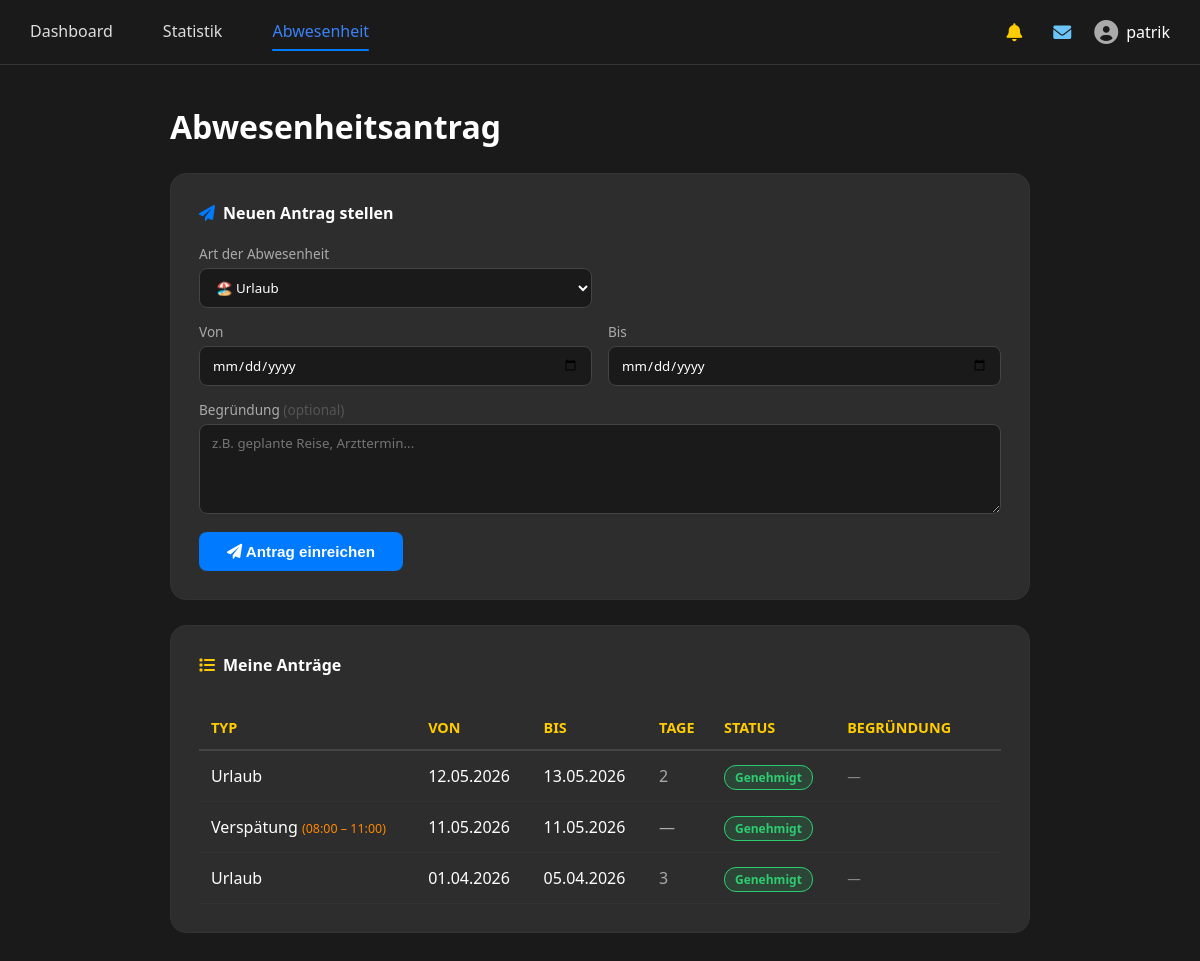
The page /abwesenheit_antrag.php (signed in) on the database its author committed.
### tables this page shows
CREATE TABLE `abwesenheiten` (
  `abwesenheit_id` int(11) NOT NULL,
  `benutzer_id` int(11) DEFAULT NULL,
  `abwesenheit_beginn` date NOT NULL,
  `abwesenheit_ende` date NOT NULL,
  `abwesenheit_typ` enum('Urlaub','Krank','Pflegeurlaub','Zeitausgleich','Verspätung','Persönlicher Feiertag','Sonstiges') DEFAULT NULL,
  `status` enum('Ausstehend','Genehmigt','Abgelehnt') DEFAULT NULL,
  `grund` text DEFAULT NULL,
  `verspätungszeit` time DEFAULT NULL
);

### abwesenheit_antrag.php (the view, shortened to what this page needs)
<?php
require_once 'db_config.php';
mysqli_query($link, "ALTER TABLE abwesenheiten ADD COLUMN IF NOT EXISTS verspätungszeit TIME NULL DEFAULT NULL");
$benutzer_id   = $_SESSION['id'];
$benutzer_name = $_SESSION['username'];
$st_ma = mysqli_prepare($link, "SELECT * FROM abwesenheiten WHERE benutzer_id = ? ORDER BY abwesenheit_beginn DESC LIMIT 30");
mysqli_stmt_bind_param($st_ma, "i", $benutzer_id);
mysqli_stmt_execute($st_ma);
$meine_antraege = mysqli_fetch_all(mysqli_stmt_get_result($st_ma), MYSQLI_ASSOC);
$alle_feiertage_za = [];
$res_fj = mysqli_query($link, "SELECT datum FROM feiertage");
if ($res_fj) while ($fj = mysqli_fetch_assoc($res_fj)) $alle_feiertage_za[$fj['datum']] = true;
?>
<!DOCTYPE html>
<html lang="de">
<head>
<link rel="stylesheet" href="index.css">
<link rel="stylesheet" href="https://cdnjs.cloudflare.com/ajax/libs/font-awesome/6.0.0/css/all.min.css">
</head>
<body>
<?php $page = basename($_SERVER['PHP_SELF']); ?>
<nav class="navbar">
    <div class="nav-links">
        <a href="index.php" class="<?php echo $page=='index.php'?'active':''; ?>">Dashboard</a>
        <a href="statistik.php" class="<?php echo $page=='statistik.php'?'active':''; ?>">Statistik</a>
        <a href="abwesenheit_antrag.php" class="<?php echo $page=='abwesenheit_antrag.php'?'active':''; ?>">Abwesenheit</a>
    </div>
    <div class="user-info">
        <div class="bell-container">
            <i class="fas fa-bell"></i>
        </div>
        <div class="bell-container msg-container" style="color:#6bc5f8;"
             onmouseenter="this.querySelector('.bell-badge')?.remove();fetch('mark_nachrichten.php')">
            <i class="fas fa-envelope"></i>
        </div>
        <?php include '_navbar_profile.php'; ?>
    </div>
</nav>
<div class="container" style="display:block;padding-top:40px;">
<div style="max-width:860px;margin:0 auto;">
    <h1 class="page-title">Abwesenheitsantrag</h1>
    <div class="antrag-card">
        <h3><i class="fas fa-paper-plane" style="color:#007bff;"></i> Neuen Antrag stellen</h3>
        <form method="POST">
            <div class="form-row">
                <div class="form-group">
                    <label>Art der Abwesenheit</label>
                    <select name="abwesenheit_typ" id="typ-select" onchange="onTypChange()" required>
                        <option value="Urlaub">🏖️ Urlaub</option>
                    </select>
                </div>
                <div class="form-group">
                    <label>&nbsp;</label>
                </div>
            </div>
            <div class="form-row" id="datum-row">
                <div class="form-group" id="von-group">
                    <label id="label-von">Von</label>
                    <input type="date" name="abwesenheit_beginn" id="datum-von" required min="<?php echo date('Y-m-d'); ?>">
                </div>
                <div class="form-group" id="bis-group">
                    <label id="label-bis">Bis</label>
                    <input type="date" name="abwesenheit_ende" id="datum-bis" required min="<?php echo date('Y-m-d'); ?>">
                </div>
            </div>
            <div class="form-group" style="margin-bottom:18px;">
                <label>Begründung <span style="color:#555;">(optional)</span></label>
                <textarea name="grund" placeholder="z.B. geplante Reise, Arzttermin..."></textarea>
            </div>
            <button type="submit" class="btn-submit"><i class="fas fa-paper-plane"></i> Antrag einreichen</button>
        </form>
    </div>
    <div class="antrag-card">
        <h3><i class="fas fa-list" style="color:#ffcc00;"></i> Meine Anträge</h3>
        <?php if (empty($meine_antraege)): ?>
            <p style="color:#555;text-align:center;padding:20px 0;">Noch keine Anträge vorhanden.</p>
        <?php else: ?>
        <div style="overflow-x:auto;">
        <table class="admin-table">
            <thead>
                <tr>
                    <th>Typ</th>
                    <th>Von</th>
                    <th>Bis</th>
                    <th>Tage</th>
                    <th>Status</th>
                    <th>Begründung</th>
                    <th></th>
                </tr>
            </thead>
            <tbody>
            <?php foreach ($meine_antraege as $a):
                $isVerspaet = $a['abwesenheit_typ'] === 'Verspätung';
                if ($isVerspaet) {
                    $tage = '—';
                } else {
                    $tage = 0;
                    $d = $a['abwesenheit_beginn'];
                    while ($d <= $a['abwesenheit_ende']) {
                        if ((int)date('N', strtotime($d)) <= 5 && !isset($alle_feiertage_za[$d])) $tage++;
                        $d = date('Y-m-d', strtotime("$d +1 day"));
                    }
                }
            ?>
                <tr>
                    <td><?php
                        echo htmlspecialchars($a['abwesenheit_typ']);
                        if ($isVerspaet && !empty($a['verspätungszeit'])) {
                            $vp = explode(':', $a['verspätungszeit']);
                            $ankunft_sek = 8*3600 + ($vp[0]*3600)+($vp[1]*60);
                            $ankunft = sprintf('%02d:%02d', floor($ankunft_sek/3600), floor(($ankunft_sek%3600)/60));
                            echo ' <span style="color:#ff8800;font-size:0.78rem;">(08:00 – '.$ankunft.')</span>';
                        }
                    ?></td>
                    <td><?php echo date('d.m.Y', strtotime($a['abwesenheit_beginn'])); ?></td>
                    <td><?php echo date('d.m.Y', strtotime($isVerspaet ? $a['abwesenheit_beginn'] : $a['abwesenheit_ende'])); ?></td>
                    <td style="color:#aaa;"><?php echo $tage; ?></td>
                    <td><span class="badge badge-<?php echo htmlspecialchars($a['status']); ?>"><?php echo htmlspecialchars($a['status']); ?></span></td>
                    <td style="color:#888;font-size:0.85rem;max-width:200px;word-break:break-word;">
                        <?php echo htmlspecialchars($a['grund'] ?? '—'); ?>
                    </td>
                    <td>
                    </td>
                </tr>
            <?php endforeach; ?>
            </tbody>
        </table>
        </div>
        <?php endif; ?>
    </div>
</div>
</div>
</body>
</html>

### _navbar_profile.php (shortened to what this page needs)
<a href="einstellungen.php" class="user-profile-link">
    <?php if (!empty($profilbild) && file_exists("uploads/profilbilder/" . $profilbild)): ?>
        <img src="uploads/profilbilder/<?php echo htmlspecialchars($profilbild); ?>" class="user-avatar" alt="Profilbild">
    <?php else: ?>
        <i class="fas fa-user-circle" style="font-size:1.5rem;color:#aaa;"></i>
    <?php endif; ?>
    <span class="username"><?php echo htmlspecialchars($benutzer_name); ?></span>
</a>

### index.css (style rules this page uses)
:root { --primary-color: #007bff; --bg-color: #1a1a1a; --card-bg: #2d2d2d; --text-main: #ffffff; --text-muted: #b0b0b0; --danger: #ff4d4d; --success: #2ecc71; --shadow: 0 10px 30px rgba(0, 0, 0, 0.5); --warning: #ffcc00; --border-color: #3a3a3a; }
body { font-family: 'Segoe UI', sans-serif; background-color: var(--bg-color); color: var(--text-main); margin: 0; display: flex; flex-direction: column; min-height: 100vh; }
.navbar { display: flex; justify-content: space-between; align-items: center; padding: 15px 40px; background: #252525; border-bottom: 1px solid #333; gap: 20px; }
.nav-links { display: flex; gap: 25px; flex-wrap: wrap; }
.nav-links a { color: var(--text-muted); text-decoration: none; font-weight: 600; transition: 0.3s; position: relative; padding-bottom: 3px; }
.nav-links a.active { color: var(--primary-color); }
.nav-links a.active::after { content: ""; position: absolute; left: 0; bottom: -6px; width: 100%; height: 2px; background: var(--primary-color); border-radius: 2px; }
.user-info { display: flex; align-items: center; gap: 15px; position: relative; }
.user-profile-link { display: flex; align-items: center; gap: 8px; text-decoration: none; color: inherit; }
.notification-bell, .bell-container { position: relative; cursor: pointer; font-size: 1.2rem; color: var(--warning); padding: 8px; display: flex; align-items: center; justify-content: center; }
.container { flex-grow: 1; padding: 30px 20px; }
.page-title { margin: 0 0 25px 0; font-size: 2rem; color: var(--text-main); }
.admin-table { width: 100%; border-collapse: collapse; margin-top: 10px; color: var(--text-main); }
.admin-table th { text-align: left; padding: 12px; border-bottom: 2px solid #444; color: var(--warning); font-size: 0.9rem; text-transform: uppercase; }
.admin-table td { padding: 14px 12px; border-bottom: 1px solid #333; vertical-align: middle; }
.navbar { position:sticky; top:0; z-index:9999; background:#1a1a1a; border-bottom:1px solid #333; display:flex; justify-content:space-between; align-items:center; padding:15px 30px; }
.nav-links a { color:#ddd; text-decoration:none; margin-right:20px; font-weight:500; }
.nav-links a.active { color:#3b82f6; }
.user-info { display:flex; align-items:center; gap:15px; position:relative; }
.bell-container { position:relative; cursor:pointer; color:#ffcc00; font-size:18px; }
.username { color:white; font-weight:500; cursor:pointer; }
.navbar { position:sticky; top:0; background:#1a1a1a; border-bottom:1px solid #333; display:flex; justify-content:space-between; align-items:center; padding:15px 30px; z-index:9999; }
.nav-links a { color:#ddd; text-decoration:none; margin-right:25px; font-weight:500; }
.user-info { display:flex; align-items:center; gap:20px; }
.username { color:white; font-weight:500; }
.user-info { display:flex; align-items:center; gap:15px; min-width:150px; justify-content:flex-end; }
.bell-container { font-size:18px; color:#ffcc00; }
.username { color:white; font-weight:500; white-space:nowrap; }
html { overflow-y:scroll; }
.bell-container { position:relative; cursor:pointer; color:#ffcc00; }

### abwesenheit_antrag.php (style rules this page uses)
.antrag-card { background:var(--card-bg); border:1px solid #333; border-radius:16px; padding:28px; margin-bottom:25px; }
.antrag-card h3 { margin:0 0 20px; font-size:1rem; display:flex; align-items:center; gap:8px; }
.form-row { display:grid; grid-template-columns:1fr 1fr; gap:16px; margin-bottom:14px; }
.form-group { display:flex; flex-direction:column; gap:5px; }
.form-group label { font-size:0.85rem; color:#aaa; }
.form-group select, .form-group input, .form-group textarea { background:#1a1a1a; border:1px solid #444; border-radius:8px; padding:9px 12px; color:#fff; font-family:inherit; }
.form-group textarea { resize:vertical; height:70px; }
.btn-submit { padding:11px 28px; background:#007bff; color:#fff; border:none; border-radius:8px; cursor:pointer; font-weight:600; font-size:0.95rem; }
.badge { padding:3px 10px; border-radius:12px; font-size:0.75rem; font-weight:600; }
.badge-Genehmigt { background:rgba(46,204,113,0.15); color:#2ecc71; border:1px solid #2ecc71; }

### rows shown on the page
abwesenheiten: abwesenheit_typ "Urlaub", abwesenheit_beginn "12.05.2026", abwesenheit_typ+abwesenheit_ende "13.05.2026", tage "2", status "Genehmigt", grund "—"
abwesenheiten: abwesenheit_typ "Verspätung", verspätungszeit "11:00", abwesenheit_beginn "11.05.2026", abwesenheit_typ+abwesenheit_beginn "11.05.2026", abwesenheit_typ "—", status "Genehmigt"
abwesenheiten: abwesenheit_typ "Urlaub", abwesenheit_beginn "01.04.2026", abwesenheit_typ+abwesenheit_ende "05.04.2026", tage "3", status "Genehmigt", grund "—"

### other values the page prints
$benutzer_name "patrik"
